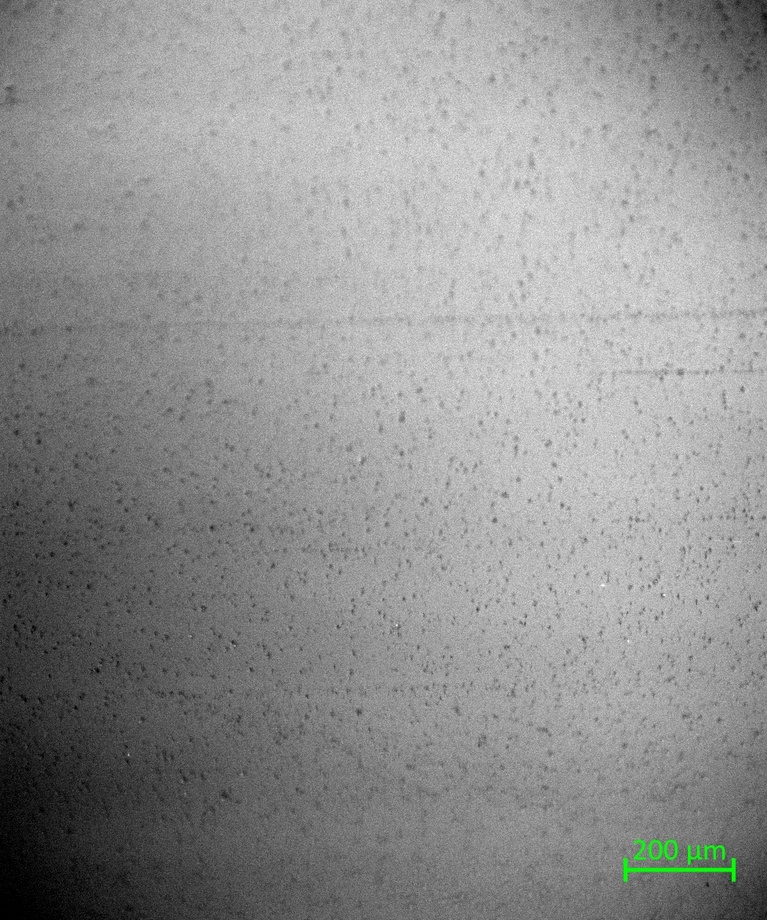
#> input picture ImageNew/1_Macro_10_1000_32_6_1.jpg, 767 x 920 px, shrunk from 1028 x 1232 before the run; its folder holds only this picture in this run
$ python -i classify_filters.py   (imports and definitions only)
#> lines starting #> are read from the running program, lines starting #| are printed output that depends on the picture; after the words box and inside, x2 and y2 are one past the last pixel; in counts of white or black regions, pixels touching at a corner belong together; long printed decimals are rounded
import cv2
import numpy as np
import os

def classify_and_display(image_path, crop_percentage=30):
    # Leitura da imagem
#> called with image_path = '../ImageNew/1_Macro_10_1000_32_6_1.jpg', crop_percentage = 30
    img = cv2.imread(image_path, cv2.IMREAD_GRAYSCALE)
#> img: shape (920, 767); min 0, max 255, mean 145

    #dimensões da imagem
    height, width = img.shape
#> height = 920; width = 767

    #Calcular a altura e largura de corte
    crop_height = int(height * (crop_percentage / 100.0))
#> crop_height = 276
    crop_width = int(width * (crop_percentage / 100.0))
#> crop_width = 230

    #Calcular as coordenadas para o corte centralizado
    top = (height - crop_height) // 2
#> top = 322
    bottom = top + crop_height
#> bottom = 598
    left = (width - crop_width) // 2
#> left = 268
    right = left + crop_width
#> right = 498

    #Cortar a imagem centralizada
    cropped_img = img[top:bottom, left:right]
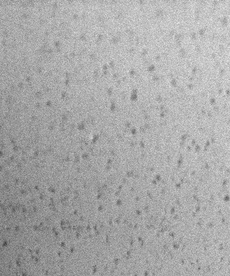
#> cropped_img: shape (276, 230); min 65, max 230, mean 168.9

    #GaussianBlur
    blurImg = cv2.GaussianBlur(cropped_img, (5, 5), 0)

    #Aplicar thresholds específicos para cada classificação
    if np.mean(cropped_img) < 100 and np.max(cropped_img) - np.min(cropped_img) > 100:
        threshold_img = cv2.adaptiveThreshold(blurImg, 255, cv2.ADAPTIVE_THRESH_GAUSSIAN_C, cv2.THRESH_BINARY, 7, -5)
        classification = "Imagem com Fundo Escuro e Cristais Claros"
    elif np.mean(cropped_img) > 150 and np.max(cropped_img) - np.min(cropped_img) > 100:
        threshold_img = cv2.adaptiveThreshold(blurImg, 255, cv2.ADAPTIVE_THRESH_GAUSSIAN_C, cv2.THRESH_BINARY, 49, 11)
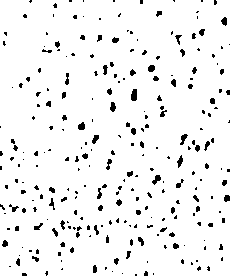
#> threshold_img: shape (276, 230); 94.5% white; 262 black regions (196 under 20 px)
        classification = "Imagem com Fundo Claro e Cristais Escuros"
    else:
        threshold_img = cv2.adaptiveThreshold(blurImg, 255, cv2.ADAPTIVE_THRESH_GAUSSIAN_C, cv2.THRESH_BINARY, 49, 11)
        classification = "Imagem com Tons Médios"

    #Encontrar contornos na imagem thresholded
    contours, _ = cv2.findContours(threshold_img, cv2.RETR_LIST, cv2.CHAIN_APPROX_SIMPLE)
#> contours = 244 contours, 144 with area under 20; largest, box (x1, y1, x2, y2) and area: (0, 0, 230, 276) 62739, (130, 88, 138, 102) 78, (151, 174, 162, 186) 61, (179, 133, 189, 146) 58, (176, 154, 184, 169) 55

    #Inicializar uma lista para armazenar razões de aspecto
    aspect_ratios = []

    #Iterar sobre os contornos e desenhar contornos na imagem final
    for i, contour in enumerate(contours):
        #Calcular retângulo delimitador
        x, y, w, h = cv2.boundingRect(contour)
        aspect_ratio = max(w, h) / min(w, h)
        aspect_ratios.append(aspect_ratio)

        #Desenhar contorno na imagem final
        cv2.drawContours(cropped_img, [contour], -1, (0, 255, 0), 2)
#> this loop made 244 passes
#> (x, y, w, h, aspect_ratio) on passes 1, 4, 5: (152, 272, 3, 4, 1.33), (60, 267, 4, 4, 1), (104, 266, 4, 5, 1.25)
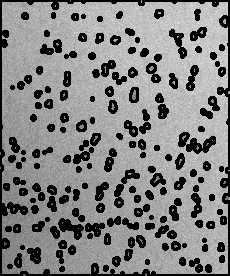
#> cropped_img: shape (276, 230); min 0, max 230, mean 130.9
#> after the loop, aspect_ratios = 244 values, max 2.33 at index 195, min 1 at index 1, mean 1.22

    #Calcular a razão de aspecto média
    average_aspect_ratio = np.mean(aspect_ratios) if aspect_ratios else 0.0
#> average_aspect_ratio = 1.22

    #Mostrar informações na imagem final
    cv2.putText(cropped_img, f"Numero de Cristais: {len(contours)}", (10, 20), cv2.FONT_HERSHEY_SIMPLEX, 0.5, (255, 255, 255), 1)
    cv2.putText(cropped_img, f"Razao de Aspecto Media: {average_aspect_ratio:.2f}", (10, 40), cv2.FONT_HERSHEY_SIMPLEX, 0.5, (255, 255, 255), 1)
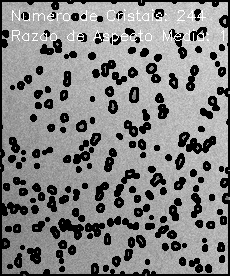
#> cropped_img: shape (276, 230); min 0, max 255, mean 132.3

    # Exibir informações
    print(f"Imagem: {os.path.basename(image_path)}")
    print(f"Classificação: {classification}")
    print(f"Número de Cristais: {len(contours)}")
#| Número de Cristais: 244
    print(f"Razão de Aspecto Média: {average_aspect_ratio}")
#| Razão de Aspecto Média: 1.221

    # Exibir a imagem final
    cv2.imshow("Imagem Final", cropped_img)
    cv2.waitKey(0)
    cv2.destroyAllWindows()

# Caminho completo da pasta de imagens
folder_path = 'D:\\Tratamento-de-imagens-FUNWAX\\ImagesNew'

# Listar os arquivos na pasta
# [1 line that did not run here, left out]

# Iterar sobre os arquivos
# [5 lines not run here, left out]

>>> result = classify_and_display('../ImageNew/1_Macro_10_1000_32_6_1.jpg')

$ run again, on ImageNew/1_Macro_10_1000_32_6_12.jpg
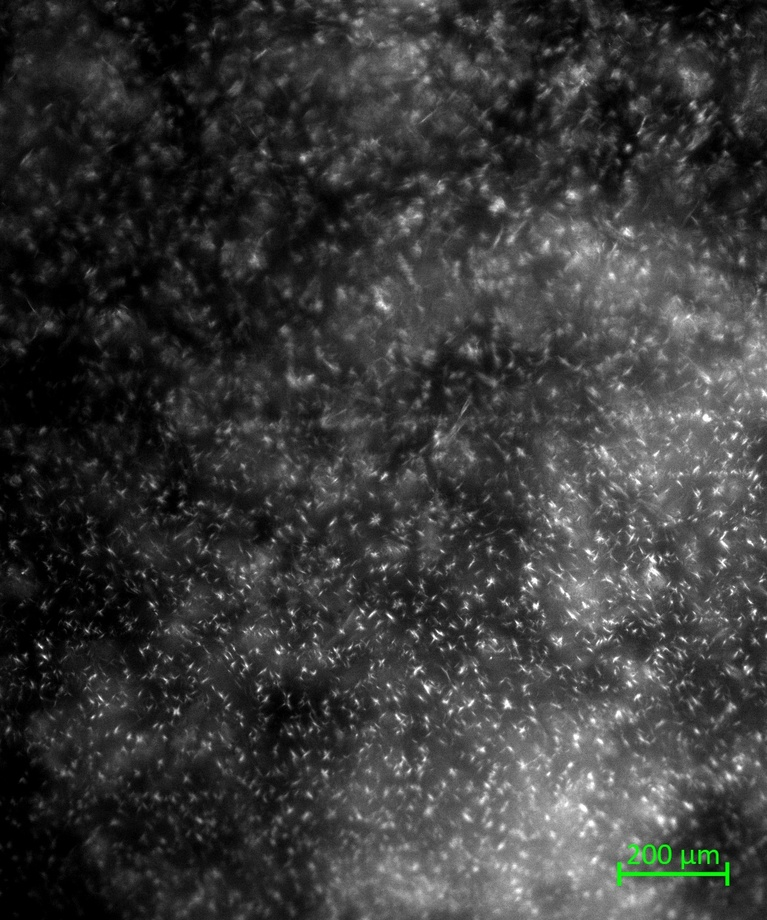
#> input picture ImageNew/1_Macro_10_1000_32_6_12.jpg, 767 x 920 px, shrunk from 1028 x 1232 before the run
#> in classify_and_display, `threshold_img = cv2.adaptiveThreshold(blurImg, 255, cv2.ADAPTIVE_THRES..`:
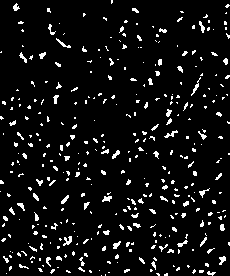
#> threshold_img: shape (276, 230); 6.6% white in thin lines or dots
#> contours = 375 contours, 359 with area under 20; largest, box (x1, y1, x2, y2) and area: (63, 236, 72, 246) 32, (219, 256, 226, 265) 26, (102, 196, 112, 202) 26, (113, 241, 121, 249) 24, (164, 130, 178, 138) 24
#> the loop in classify_and_display, `for i, contour in enumerate(contours):` made 375 passes
#> (x, y, w, h, aspect_ratio) on passes 1, 3, 4: (101, 275, 1, 1, 1), (164, 273, 4, 3, 1.33), (156, 273, 4, 3, 1.33)
#> after the loop in classify_and_display, `for i, contour in enumerate(contours):`: aspect_ratios = 375 values, max 3 at index 112, min 1 at index 0, mean 1.3
#> average_aspect_ratio = 1.3
#> in classify_and_display, `cv2.putText(cropped_img, f"Razao de Aspecto Media: {average_aspect_rat..`:
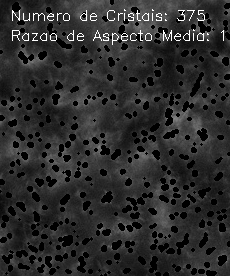
#> cropped_img: shape (276, 230); min 0, max 255, mean 45
#| Número de Cristais: 375
#| Razão de Aspecto Média: 1.298
